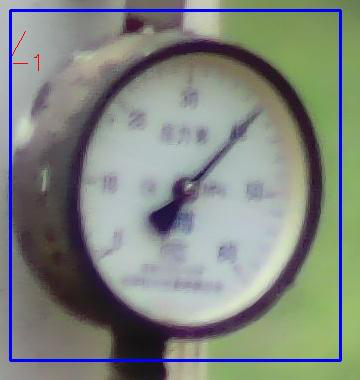
#> input picture core/cv/tools/image/test.png, 360 x 380 px
$ python -i image_transformation.py   (imports and definitions only)
#> lines starting #> are read from the running program, lines starting #| are printed output that depends on the picture; after the words box and inside, x2 and y2 are one past the last pixel; in counts of white or black regions, pixels touching at a corner belong together
### core/cv/tools/utils.py

import matplotlib.pyplot as plt

def plt_save(image, title=''):
    plt.imshow(X=image, cmap='gray')
    plt.title(title)
    file_path = './output/' + title + '.png'
    plt.savefig(file_path)
    print(file_path)
    pass


# [4 lines left out: function plt_show, not called in this run]

### core/cv/tools/image_transformation.py
'''
@author: linxu
@contact: 17746071609@163.com
@time: 2021-01-24 上午10:46
@desc: 视觉图像形态学相关技术

'''

import cv2
import numpy as np

from core.cv.tools.utils import plt_save

def show_transformation(src):
    # 用形态学滤波器腐蚀和膨胀图像
    element_3x3 = np.ones((3, 3), np.uint8)

    # 腐蚀 3x3
    eroded = cv2.erode(src=src, kernel=element_3x3)
    plt_save(image=eroded, title='eroded')

    # 膨胀 3x3 3次
    dilated = cv2.dilate(src=src, kernel=element_3x3, iterations=3)
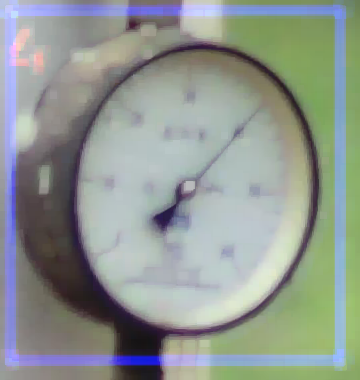
#> dilated: shape (380, 360, 3); mean R, G, B 144.1, 152, 145.7
    plt_save(image=dilated, title='dilated 3 times')

    # 腐蚀 7x7
    element_7x7 = np.ones((7, 7), np.uint8)
    eroded_7x7 = cv2.erode(src=src, kernel=element_7x7, iterations=1)
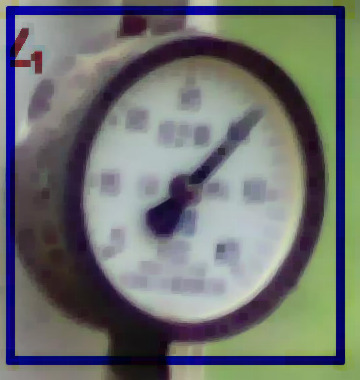
#> eroded_7x7: shape (380, 360, 3); mean R, G, B 110.3, 113.5, 112
    plt_save(image=eroded_7x7, title='eroded 7x7')

    # 腐蚀 3x3 3次
    eroded_3 = cv2.erode(src=src, kernel=element_3x3, iterations=3)
    plt_save(image=eroded_3, title='eroded 3 times')

    # 用形态学滤波器开启和闭合图像
    image_gray = cv2.cvtColor(src=src, code=cv2.COLOR_RGB2GRAY)
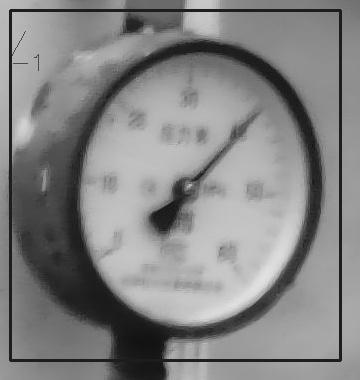
#> image_gray: shape (380, 360); min 11, max 227, mean 132.6
    # plt_save(image=image_gray, title='image_gray')

    # Close the image
    element_5x5 = np.ones((5, 5), np.uint8)

    closed = cv2.morphologyEx(src=image_gray, op=cv2.MORPH_CLOSE, kernel=element_5x5)
    plt_save(image=closed, title='closed')

    # Open the image
    opened = cv2.morphologyEx(src=image_gray, op=cv2.MORPH_OPEN, kernel=element_5x5)
    plt_save(image=opened, title='opened')

    closed = cv2.morphologyEx(src=image_gray, op=cv2.MORPH_CLOSE, kernel=element_5x5)
    closed_opened = cv2.morphologyEx(src=closed, op=cv2.MORPH_OPEN, kernel=element_5x5)
    plt_save(image=closed_opened, title='Closed -> Opened')

    opened = cv2.morphologyEx(src=image_gray, op=cv2.MORPH_OPEN, kernel=element_5x5)
    opened_closed = cv2.morphologyEx(src=opened, op=cv2.MORPH_CLOSE, kernel=element_5x5)
    plt_save(image=opened_closed, title='Opened -> Closed')

    # 在灰度图像中应用形态学运算
    edge = cv2.morphologyEx(src=image_gray, op=cv2.MORPH_GRADIENT, kernel=element_3x3)
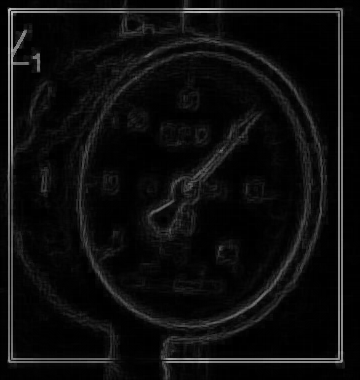
#> edge: shape (380, 360); min 0, max 187, mean 13.2
    plt_save(image=255 - edge, title='Gradient | Edge')

    # Apply threshold to obtain a binary image
    threshold = 80
    _, thresh_binary = cv2.threshold(src=edge, thresh=threshold, maxval=255, type=cv2.THRESH_BINARY)
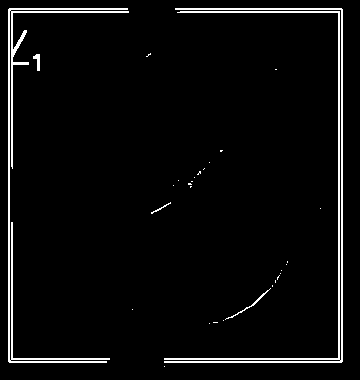
#> thresh_binary: shape (380, 360); 3.9% white in thin lines or dots, all inside (x1, y1, x2, y2) = (8, 8, 343, 367)
    plt_save(image=thresh_binary, title='Gradient | Edge -> Thresh Binary | Edge')
#> in plt_save (call 10), `plt.savefig(file_path)`:
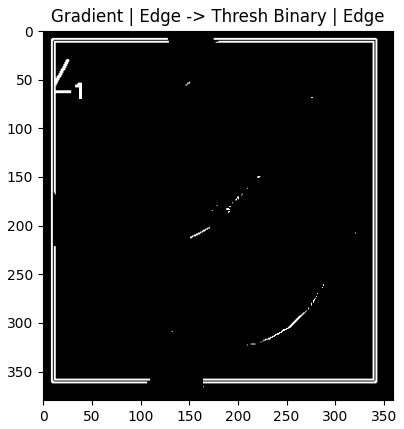
#> figure drawn by matplotlib, 1 panel

    # 7x7 Black Top-hat Image
    black_hat = cv2.morphologyEx(src=image_gray, op=cv2.MORPH_BLACKHAT, kernel=element_7x7)
    plt_save(image=255 - black_hat, title='7x7 Black Top-hat')

    # Apply threshold to obtain a binary image
    threshold = 25
    _, thresh_binary = cv2.threshold(src=black_hat, thresh=threshold, maxval=255, type=cv2.THRESH_BINARY)
#> thresh_binary: shape (380, 360); 3.4% white; 63 white regions (58 under 20 px), largest, box (x1, y1, x2, y2) and area: (9, 9, 343, 362) 3969, (178, 130, 236, 185) 360, (241, 113, 259, 131) 78, (33, 54, 39, 72) 25, (106, 93, 112, 99) 21
    plt_save(image=255 - thresh_binary, title='7x7 Black Top-hat -> Thresh Binary | Edge')

    # Apply the black top-hat transform using a 7x7 structuring element
    closed = cv2.morphologyEx(src=thresh_binary, op=cv2.MORPH_CLOSE, kernel=element_7x7)
#> closed: shape (380, 360); 3.6% white; 39 white regions (33 under 20 px), largest, box (x1, y1, x2, y2) and area: (9, 9, 343, 362) 4061, (178, 113, 259, 192) 625, (33, 54, 39, 72) 27, (128, 67, 136, 75) 24, (105, 178, 111, 182) 24, (106, 93, 112, 99) 21
    plt_save(image=255 - closed, title='7x7 Black Top-hat -> Closed')
#> in plt_save (call 13), `plt.savefig(file_path)`:
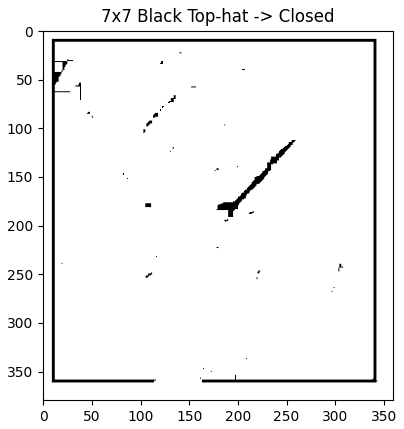
#> figure drawn by matplotlib, 1 panel

    pass

>>> import cv2
>>> picture = cv2.cvtColor(cv2.imread('image/test.png'), cv2.COLOR_BGR2RGB)
>>> result = show_transformation(picture)
